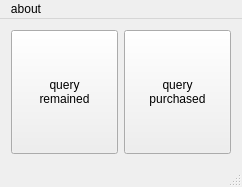
<?xml version="1.0" encoding="UTF-8"?>
<ui version="4.0">
 <class>MainWindow</class>
 <widget class="QMainWindow" name="MainWindow">
  <property name="enabled">
   <bool>true</bool>
  </property>
  <property name="geometry">
   <rect>
    <x>0</x>
    <y>0</y>
    <width>242</width>
    <height>187</height>
   </rect>
  </property>
  <property name="sizePolicy">
   <sizepolicy hsizetype="Preferred" vsizetype="Preferred">
    <horstretch>0</horstretch>
    <verstretch>0</verstretch>
   </sizepolicy>
  </property>
  <property name="windowTitle">
   <string>MainWindow</string>
  </property>
  <property name="styleSheet">
   <string notr="true"/>
  </property>
  <widget class="QWidget" name="centralWidget">
   <layout class="QVBoxLayout" name="verticalLayout">
    <item>
     <layout class="QHBoxLayout" name="horizontalLayout">
      <item>
       <widget class="QPushButton" name="pushButton">
        <property name="sizePolicy">
         <sizepolicy hsizetype="Expanding" vsizetype="Expanding">
          <horstretch>0</horstretch>
          <verstretch>0</verstretch>
         </sizepolicy>
        </property>
        <property name="text">
         <string>query
remained</string>
        </property>
       </widget>
      </item>
      <item>
       <widget class="QPushButton" name="pushButton_2">
        <property name="sizePolicy">
         <sizepolicy hsizetype="Expanding" vsizetype="Expanding">
          <horstretch>0</horstretch>
          <verstretch>0</verstretch>
         </sizepolicy>
        </property>
        <property name="text">
         <string>query
purchased</string>
        </property>
       </widget>
      </item>
     </layout>
    </item>
   </layout>
  </widget>
  <widget class="QMenuBar" name="menuBar">
   <property name="geometry">
    <rect>
     <x>0</x>
     <y>0</y>
     <width>242</width>
     <height>23</height>
    </rect>
   </property>
   <widget class="QMenu" name="menuhelp">
    <property name="title">
     <string>about</string>
    </property>
    <addaction name="actionabout_this"/>
   </widget>
   <addaction name="menuhelp"/>
  </widget>
  <widget class="QStatusBar" name="statusBar"/>
  <action name="actionabout_this">
   <property name="text">
    <string>version</string>
   </property>
  </action>
 </widget>
 <layoutdefault spacing="6" margin="11"/>
 <resources/>
 <connections/>
</ui>
